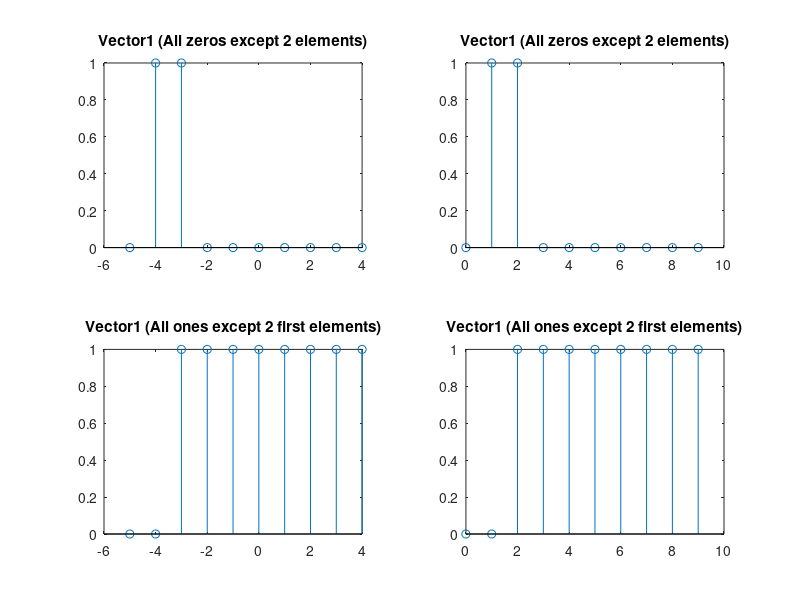

MATLAB code for this plot:
clear
 
v1=zeros(1,10);
v1(3)=1;
v1(2)=1;
 
v2=ones(1,10);
v2(1) = 0;
v2(2) =0;
 
X = [-5 -4 -3 -2 -1 0 1 2 3 4];
X2 = [0 1 2 3 4 5 6 7 8 9];
 
subplot(2,2,1)
stem(X,v1);
title('Vector1 (All zeros except 2 elements)')
 
subplot(2,2,3)
stem(X,v2);
title('Vector1 (All ones except 2 first elements)')
 
subplot(2,2,2)
stem(X2,v1);
title('Vector1 (All zeros except 2 elements)')
 
subplot(2,2,4)
stem(X2,v2);
title('Vector1 (All ones except 2 first elements)')